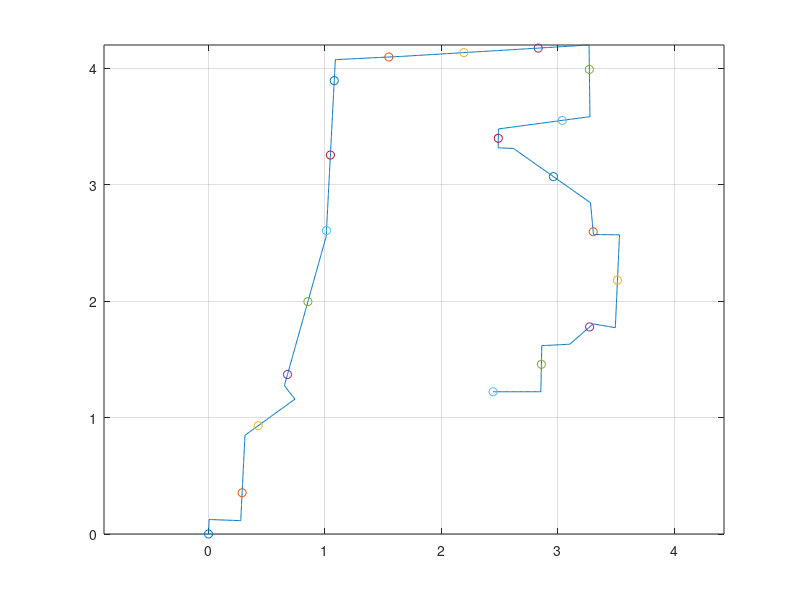

Here is the MATLAB script that generated this plot: (Note: this script raises an error after producing the figure.)
load('MAP.mat')

plot(PATH(1,:),PATH(2,:));axis equal;grid on;hold on

BusStop_idx = round(linspace(1,1229,20));
for j = 1:length(BusStop_idx)
    scatter(PATH(1,BusStop_idx(j)),PATH(2,BusStop_idx(j)),'r*')
end

%% 
Init.Position_idx = 1;
Init.SOC = 100;
Init.State = 0;

Bus1 = Bus(Init);
Bus2 = Bus(Init);
for i = 1:1:1000
    Bus1.updatePosition(PATH);
    Bus1.updateSOC();
    
    if i >= 50
        Bus2.updatePosition(PATH);
        Bus2.updateSOC();
    end
    
    if Bus1.State == 0
        Bus1_symbol = scatter(Bus1.x, Bus1.y, 'rd');
    else
        Bus1_symbol = scatter(Bus1.x, Bus1.y, 'gd');
    end
    
    if Bus2.State == 0
        Bus2_symbol = scatter(Bus2.x, Bus2.y, 'rd');
    else
        Bus2_symbol = scatter(Bus2.x, Bus2.y, 'gd');
    end
    
    
    
    
    pause(0.1);    
    delete(Bus1_symbol);
    delete(Bus2_symbol);
end

